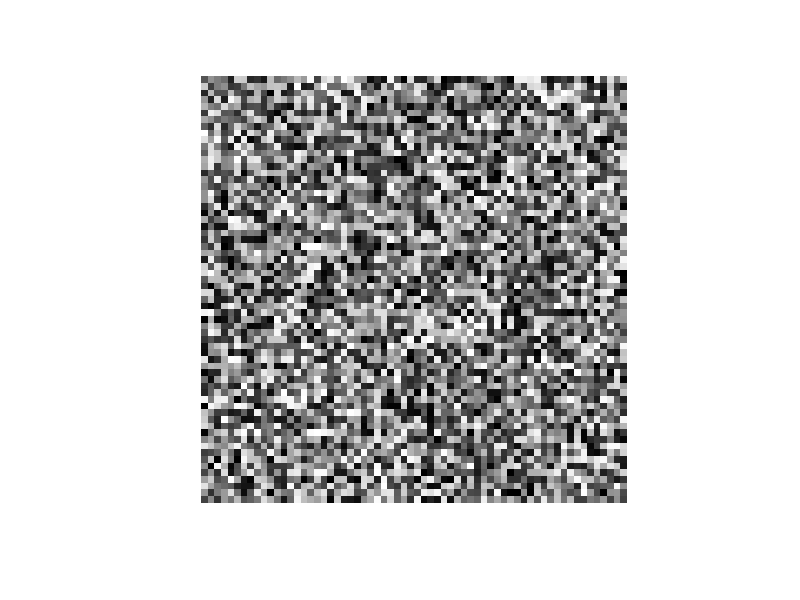
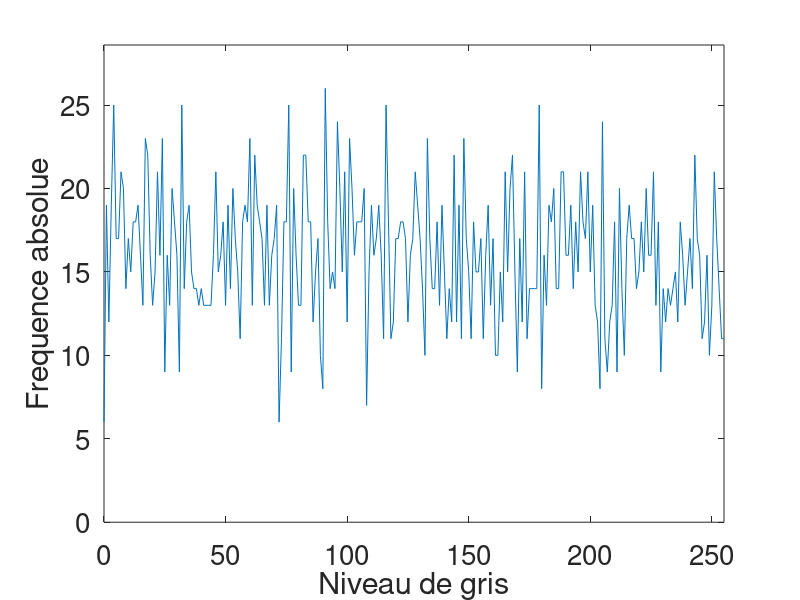
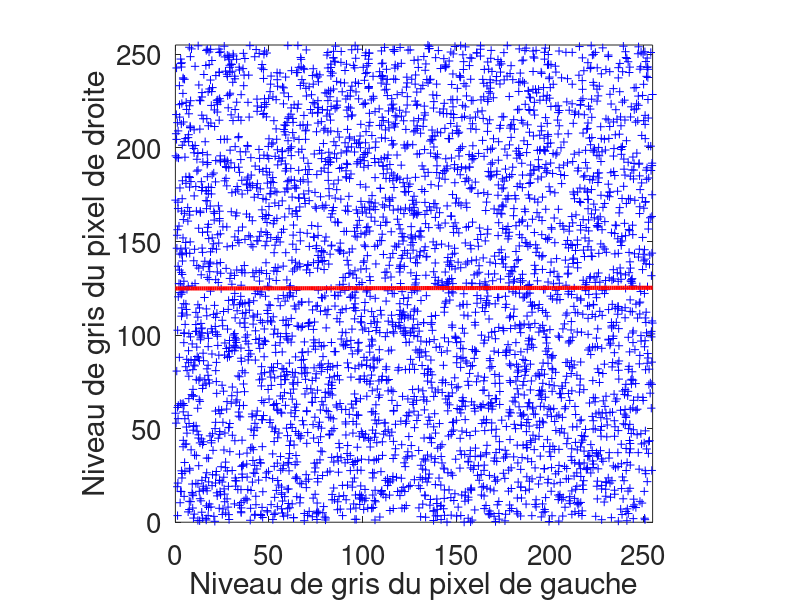

The MATLAB script that drew these images, in order:
clear;
close all;
taille_ecran = get(0,'ScreenSize');
L = taille_ecran(3);
H = taille_ecran(4);

% Lecture de l'image 'cameraman.tif' (image interne de Matlab) :
I_max = 255;
I_min = 0;
N = 64;
I = I_max * rand(N,N);
[nb_lignes,nb_colonnes] = size(I);
I = double(I);

% Affichage de l'image :
figure('Name','Image interne de Matlab','Position',[0,0,0.33*L,0.45*H]);
imagesc(I);
axis off;
axis equal;
colormap gray;

% Affichage de l'histogramme de l'image :
histogramme = hist(I(:),[I_min:I_max]);
figure('Name','Histogramme des niveaux de gris','Position',[0.33*L,0,0.33*L,0.45*H]);
plot([I_min:I_max],histogramme);
axis([I_min I_max 0 1.1*max(histogramme)]);
xlabel('Niveau de gris','FontSize',15);
ylabel('Frequence absolue','FontSize',15);
set(gca,'FontSize',20);

% Definition de la s�rie statistique 2D :
% Les matrices I et J contiennent les numeros de lignes et de colonnes des pixels:
I_gauche = I(:,1:nb_colonnes-1);
I_gauche = I_gauche(:);
I_droite = I(:,2:nb_colonnes);
I_droite = I_droite(:);

% Affichage de la serie statistique 2D sous la forme d'un nuage de points :
figure('Name','Mise en evidence de la correlation entre pixels voisins','Position',[0.66*L,0,0.33*L,0.45*H]);
plot(I_gauche,I_droite,'b+');
axis([I_min I_max I_min I_max]);
xlabel('Niveau de gris du pixel de gauche','FontSize',15);
ylabel('Niveau de gris du pixel de droite','FontSize',15);
hold on;
set(gca,'FontSize',20);
axis equal;

% Calcul du coefficient de correlation lineaire :
moyenne_abscisses = mean(I_gauche)
moyenne_ordonnees = mean(I_droite)
variance_abscisses = mean((I_gauche-moyenne_abscisses).^2)
variance_ordonnees = mean((I_droite-moyenne_ordonnees).^2)
covariance = mean((I_gauche-moyenne_abscisses).*(I_droite-moyenne_ordonnees))
coefficient_correlation = covariance / (sqrt(variance_abscisses).*sqrt(variance_ordonnees))
a = covariance / variance_abscisses
b = moyenne_ordonnees - (a * moyenne_abscisses)

% Affichage de la droite de regression :
x = I_min:I_max;
y = a*x+b;
plot(x,y,'r','LineWidth',3);
